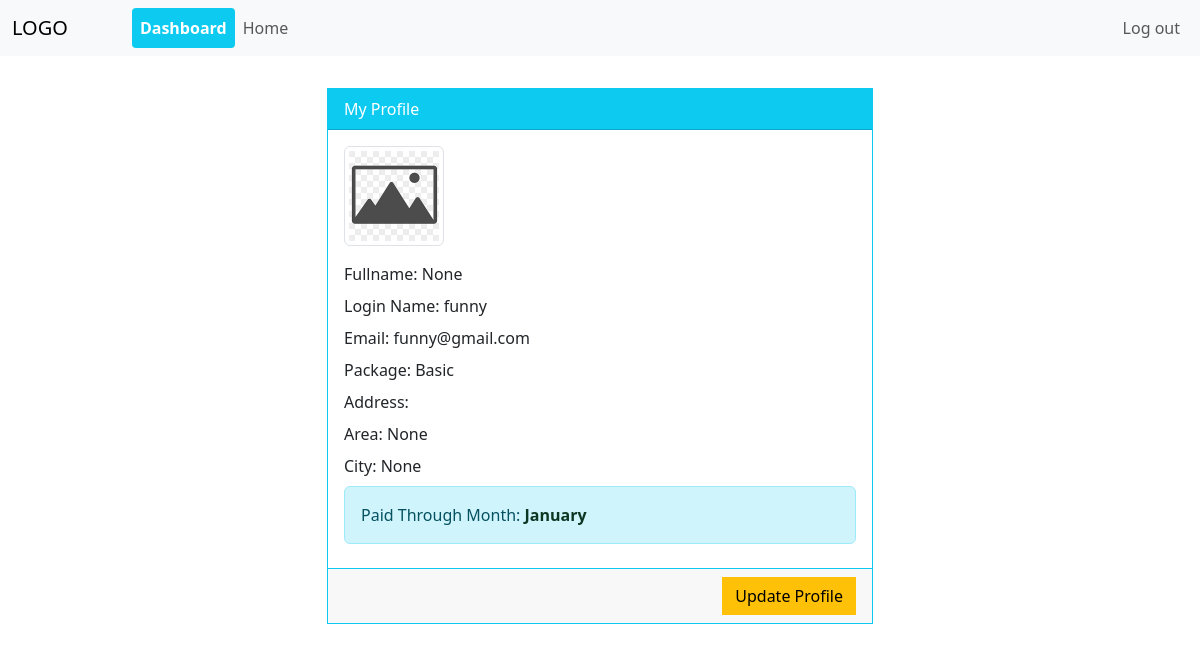
Before: /consumer_Dashboard (signed in) with the older database file.
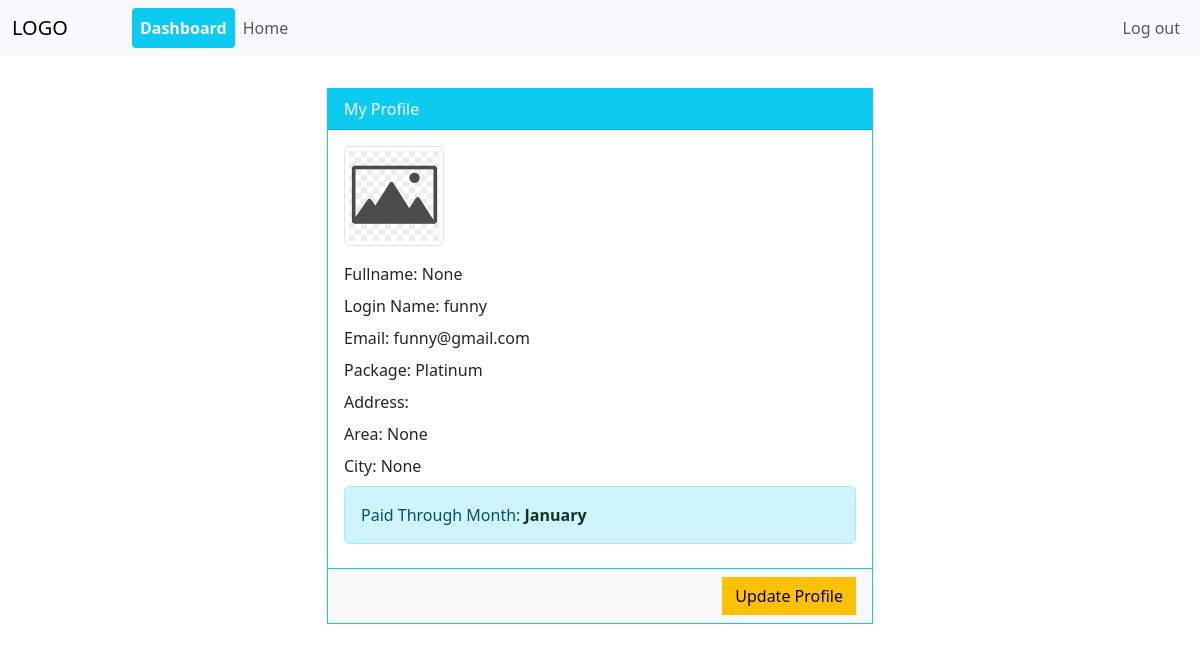
After: the same page with the newer database file.
### bill_coll/models.py (models this page shows, shortened)
class Profile(models.Model):
    user = models.ForeignKey(User, on_delete=models.CASCADE)
    id_user = models.IntegerField()
    fullname = models.CharField(max_length=100, blank=True, null=True)
    photo = models.ImageField(
        upload_to='bill_coll_images', default='placeholderimg.jpg')
    package = models.ForeignKey(Package, on_delete=models.SET_NULL, null=True)
    address = models.CharField(max_length=100)
    area = models.ForeignKey(
        Area, on_delete=models.SET_NULL, blank=True, null=True)
    city = models.ForeignKey(
        City, on_delete=models.SET_NULL, blank=True, null=True)
    paidThruMonth = models.CharField(max_length=50, null=True, blank=True)

class Package(models.Model):
    name = models.CharField(max_length=50)
    numberofchannels = models.IntegerField(default=0)
    numberofHDchannels = models.IntegerField(default=0)
    price = models.FloatField(default=0.0)

### bill_coll/decorators.py (the view)
        def wrapper_func(request, *args, **kwargs):
            group = None
            if request.user.groups.exists():
                group = request.user.groups.all()[0].name
            if group in allowed_roles:
                return view_func(request, *args, **kwargs)
            else:
                return HttpResponse('You are not authorized for this operation.')

### bill_coll/views.py (called while the page is built)
@allowed_user(allowed_roles=['consumer'])
@login_required(login_url='/signin')
def consumer_Dashboard(request):
    user = request.user
    user_profile = Profile.objects.get(id_user=user.pk)
    print(user_profile.photo.url)
    print(user.id)
    dict = {
        'title': "Dashboard",
        'user': user,
        'profile': user_profile
    }
    return render(request, 'bill_coll/consumer_Dashboard.html', context=dict)

### templates/bill_coll/consumer_Dashboard.html (shortened to what this page needs)
{% extends 'bill_coll/base.html' %} {% block body_block %}
<div class="container mt-3">
  <div class="row">
    <div class="col-sm-6 offset-sm-3">
      <div class="card rounded-0 mt-3 mb-5 border-info">
        <div class="card-header bg-info text-white rounded-0">My Profile</div>
        <div class="card-body">
          <img
            class="img-thumbnail mb-3"
            style="width: 100px"
            src="{{profile.photo.url}}"
            alt="{{profile.user.username}}"
          />
          <p>Fullname: {{profile.fullname}}</p>
          <p>Login Name: {{profile.user.username}}</p>
          <p>Email: {{profile.user.email}}</p>
          <p>Package: {{profile.package.name}}</p>
          <p>Address: {{ profile.address}}</p>
          <p>Area: {{ profile.area}}</p>
          <p>City: {{profile.city}}</p>
          <p class="alert alert-info">
            Paid Through Month:
            <span class="fw-bold text-success-emphasis"
              >{{profile.paidThruMonth}}</span
            >
          </p>
        </div>
        <div class="card-footer text-end rounded-0 border-info">
          <a
            class="btn btn-warning rounded-0"
            href="{% url 'bill_coll:update_profile' pk=user.pk %}"
            >Update Profile</a
          >
        </div>
      </div>
    </div>
  </div>
</div>
{% endblock %}

Changed rows visible on the page:
changed Profile "None": package.name "Basic" → "Platinum"
